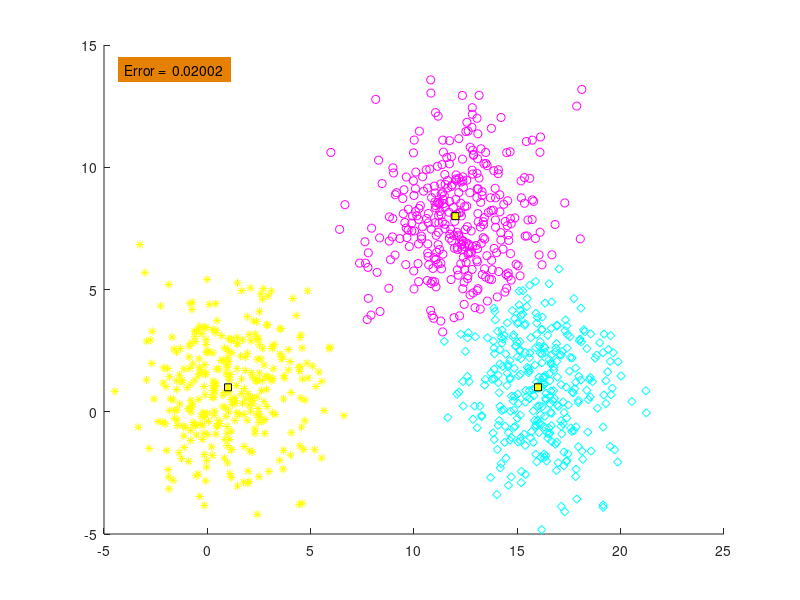

Write the MATLAB code that produced this figure.
function output=CH2_2_Mahalanobis()
N=1000;

m=[1 12 16;1 8 1];
S(:,:,1)=4*eye(2);
S(:,:,2)=4*eye(2);
S(:,:,3)=4*eye(2);
P=[1/3 1/3 1/3 ];


X=[];
y=[];
[l,c]=size(m);
for j=1:c

temp=mvnrnd(m(:,j),S(:,:,j),fix(P(j)*N));

X=[X ;temp];
y=[y ones(1,fix(P(j)*N))*j];
end


[l,N]=size(X'); 
for i=1:N
for j=1:c
 t(i,j)=sqrt((X(i,:)'-m(:,j))'*inv(S(:,:,j))*...
    (X(i,:)'-m(:,j)));
end

 [num,z(i)]=min(t(i,:));
end
plot_data(X,z,m);

output=compute_error(y,z);
xx=axis;

text(xx(1)+1,xx(4)-1,...
['Error =  ' num2str(output)],...
'HorizontalAlignment','left',... 
 'BackgroundColor',[.9 0.5 0],...
 'Margin',5);
end

function clas_error=compute_error(y,y_est)
[q,N]=size(y); 
c=max(y); 
clas_error=0;
for i=1:N
if(y(i) ~= y_est(i))
clas_error=clas_error+1;
end
end

clas_error =clas_error/N;
end


function plot_data(X,y,m)
[l,N]=size(X'); 
[l,c]=size(m); 
if(l ~=2)
fprintf('NO PLOT CAN BE GENERATED\n')
return
end
pale=['y*'; 'mo'; 'cd'];
figure(2)

hold on

for k=1:N
plot(X(k,1),X(k,2),pale(y(k),:))
end


for j=1:c
plot(m(1,j),m(2,j),'--ks',...
                'MarkerFaceColor','y',...
                'MarkerSize',5)
end

end
